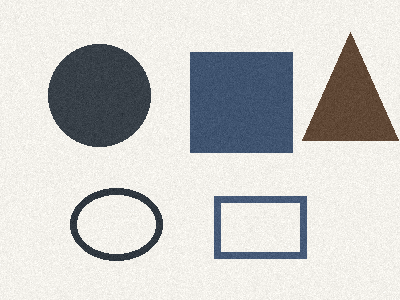
#> input picture computer-vision-advanced/source/assets/images/shapes.png, 400 x 300 px, found by its file name
$ python main.py   (older library calls are emulated)
#> lines starting #> are read from the running program, lines starting #| are printed output that depends on the picture; after the words box and inside, x2 and y2 are one past the last pixel; in counts of white or black regions, pixels touching at a corner belong together
import sys

if hasattr(sys.stdout, "reconfigure"):
    sys.stdout.reconfigure(encoding="utf-8", errors="replace")

from pathlib import Path

import cv2
import matplotlib
matplotlib.use("Agg")
matplotlib.rcParams["font.sans-serif"] = ["Microsoft YaHei", "SimHei", "DejaVu Sans"]
matplotlib.rcParams["axes.unicode_minus"] = False
import matplotlib.pyplot as plt
import numpy as np
from IPython.display import Image, display


def data_path(name):
#> called with name = 'images/shapes.png'
    here = Path.cwd()
    for base in [here, here.parent, here.parent.parent]:
        candidate = base / "assets" / name
        if candidate.exists():
            return candidate
    raise FileNotFoundError(name)


output = Path("output")
output.mkdir(exist_ok=True)
print("输出目录已就绪")

from PIL import Image as PILImage

clean = np.array(PILImage.open(data_path("images/shapes.png")).convert("L"))
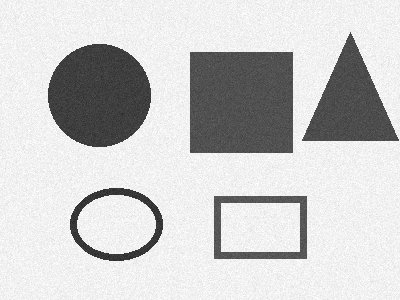
#> clean: shape (300, 400); min 35, max 255, mean 202.6
print("灰度图形状：", clean.shape)
#| 灰度图形状： (300, 400)
print("像素范围：", int(clean.min()), "到", int(clean.max()))
#| 像素范围： 35 到 255
print("平均灰度：", round(float(clean.mean()), 1))
#| 平均灰度： 202.6

rng = np.random.RandomState(7)
noisy = clean.copy()
count = int(noisy.size * 0.05)
#> count = 6000
rows = rng.randint(0, noisy.shape[0], count)
cols = rng.randint(0, noisy.shape[1], count)
noisy[rows, cols] = rng.choice([0, 255], count)
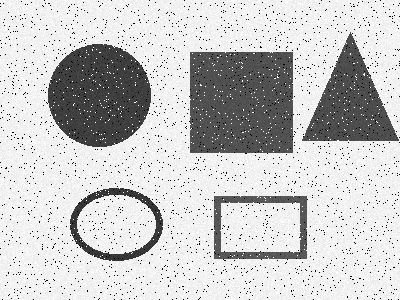
#> noisy: shape (300, 400); 4.86% of pixels changed, all inside (x1, y1, x2, y2) = (0, 0, 400, 300)
print("椒盐噪声比例：", f"{np.mean(noisy != clean):.2%}")
#| 椒盐噪声比例： 4.86%


def psnr(reference, result):
    mse = np.mean((reference.astype(np.float32) - result.astype(np.float32)) ** 2)
    if mse == 0:
        return float("inf")
    return 10 * np.log10(255 ** 2 / mse)


mean_filtered = cv2.blur(noisy, (5, 5))
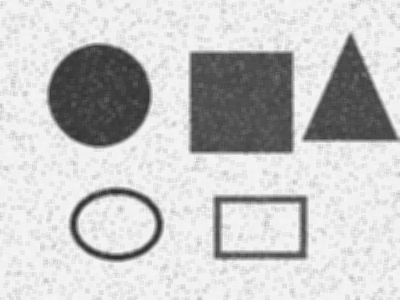
#> mean_filtered: shape (300, 400); min 49, max 248, mean 199
gauss_filtered = cv2.GaussianBlur(noisy, (5, 5), 0)
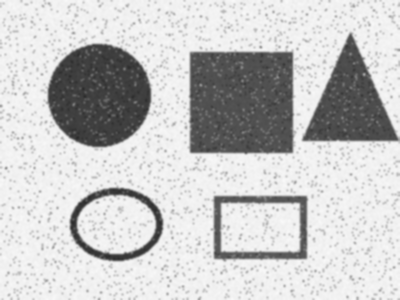
#> gauss_filtered: shape (300, 400); min 44, max 249, mean 199
median_filtered = cv2.medianBlur(noisy, 5)

results = [
    ("均值滤波", mean_filtered),
    ("高斯滤波", gauss_filtered),
    ("中值滤波", median_filtered),
]
for name, result in results:
    print(f"{name} PSNR：{psnr(clean, result):.2f} dB")
#> this loop made 3 passes
#> (name, mse in psnr) on passes 1 to 3: ('均值滤波', 311.5), ('高斯滤波', 261.2), ('中值滤波', 67.95)
#| 均值滤波 PSNR：23.20 dB
#| 高斯滤波 PSNR：23.96 dB
#| 中值滤波 PSNR：29.81 dB

#> (the run stopped early here; a loop or call above may not have finished)
